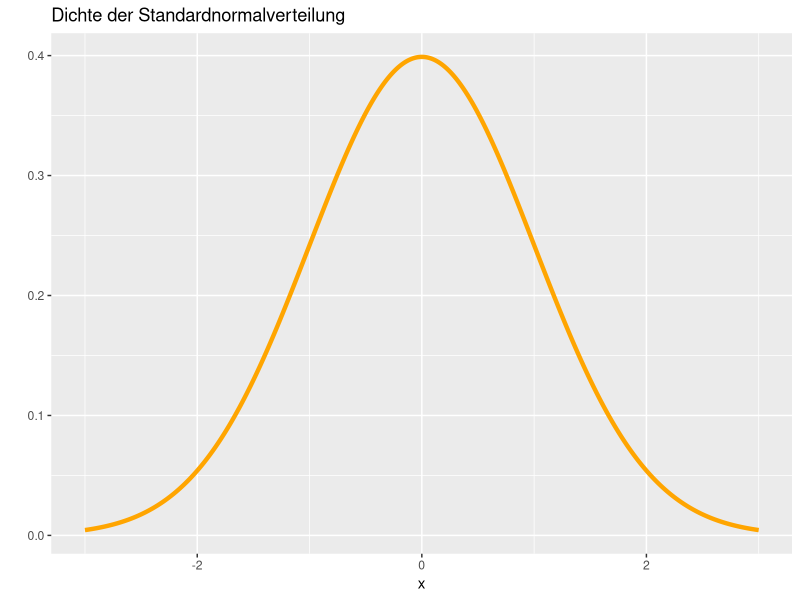
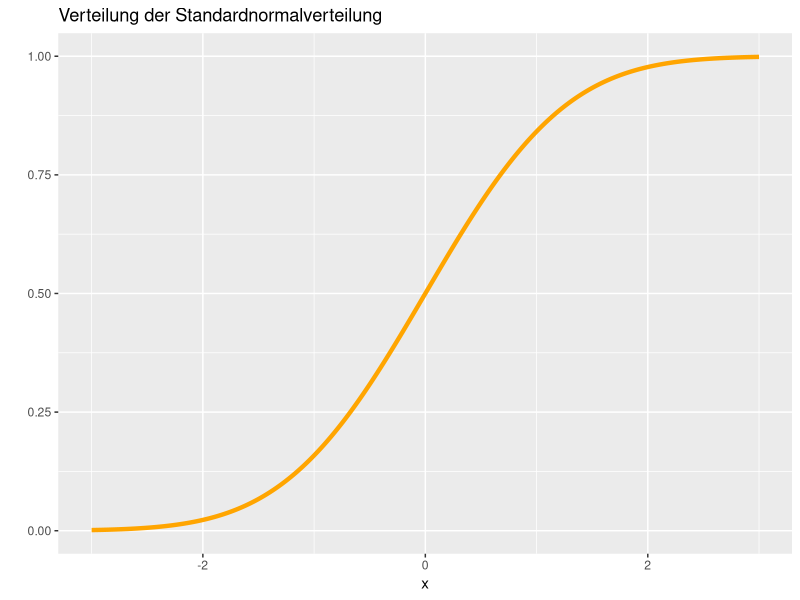
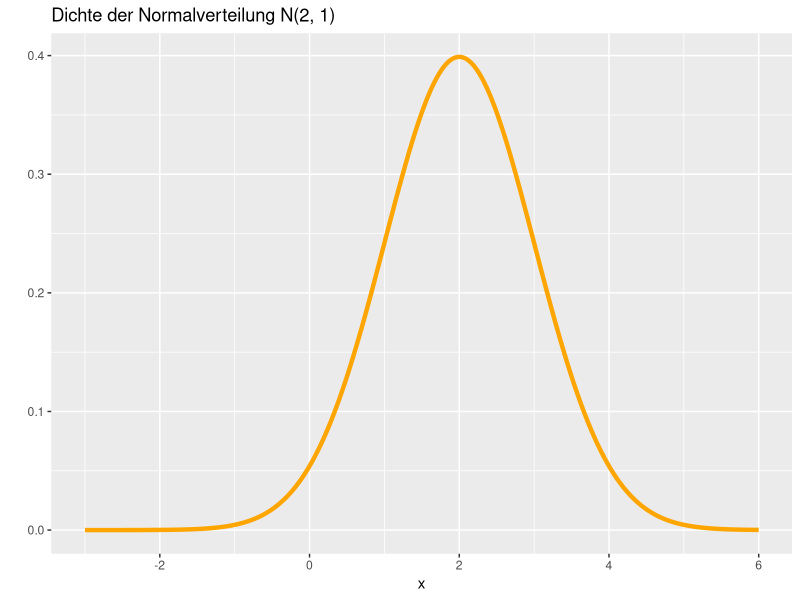
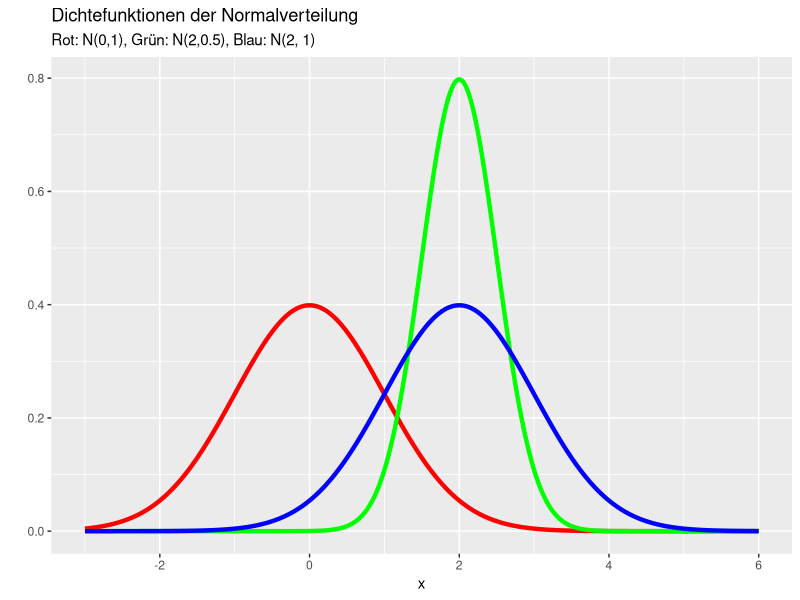
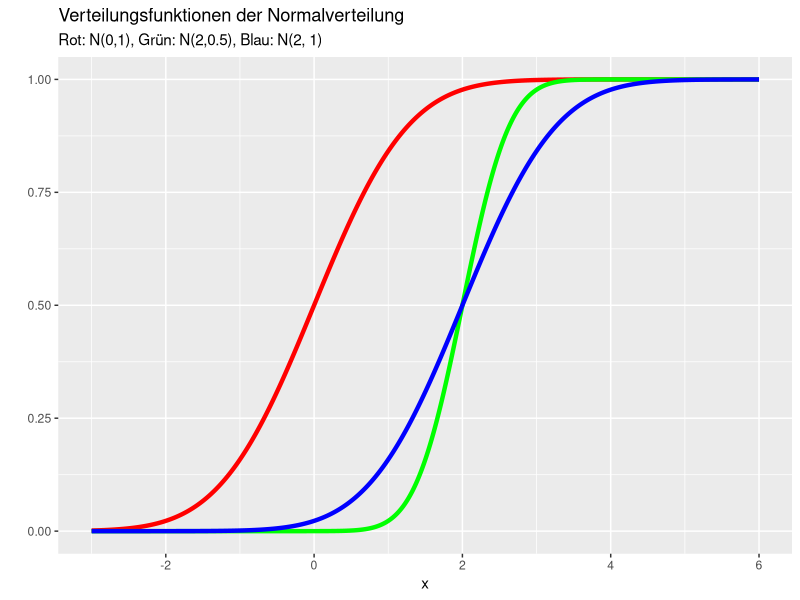
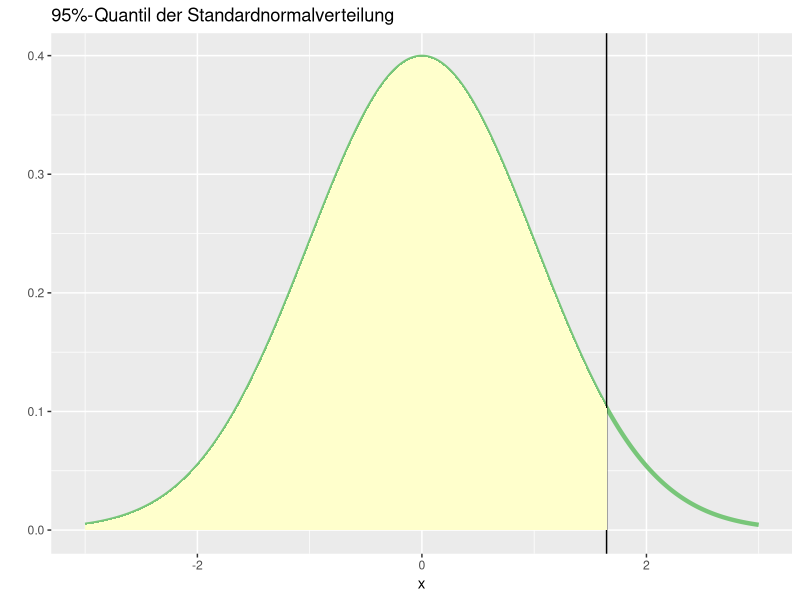
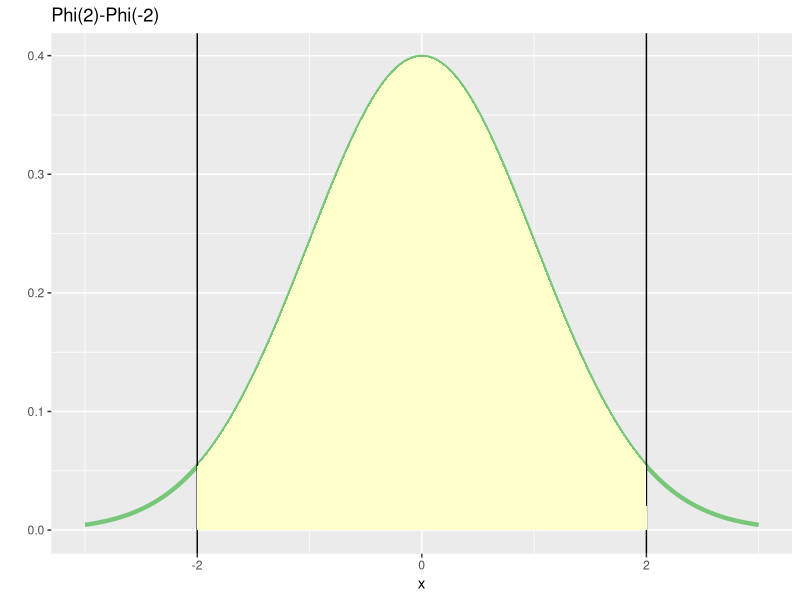
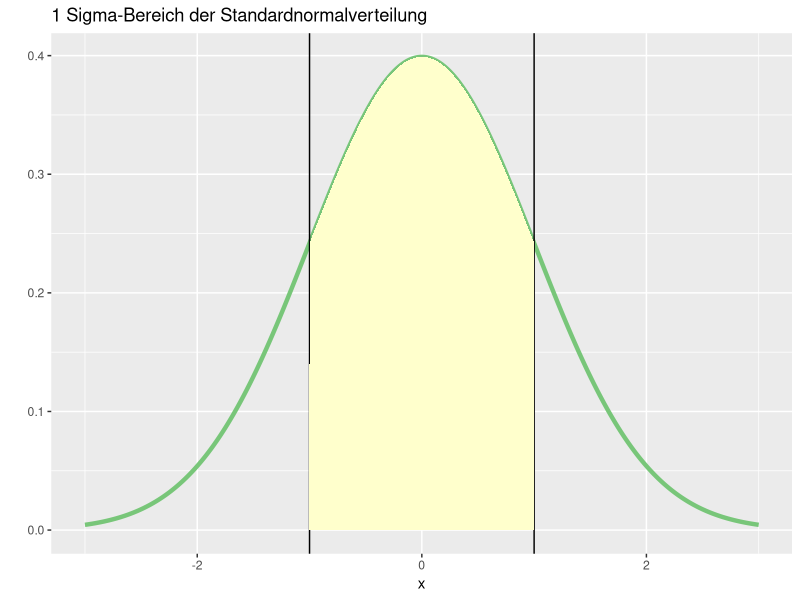

R code for these plots, in order:
## ---- chunk 1
knitr::opts_chunk$set(echo = TRUE)
library(tidyverse)
library(RColorBrewer)
myPalette <- brewer.pal(5, "YlGn")
# Ausgabe von double-Werte mit  zwei Stellen hinter dem Komma
## ---- chunk 2
xmin <- -3
daten <- tribble(
  ~x,
  xmin,
  -xmin
)

daten2 <- tribble(
  ~x,
  -3,
  6
)
## ---- chunk 3
stdGlocke <- ggplot(data = daten, aes(x)) +
  stat_function(fun = dnorm, n = 1001, args = list(mean = 0, sd = 1),
                colour="orange", size=1.5) +  
  labs(
    title="Dichte der Standardnormalverteilung",
    y=""
  ) 

stdGlocke

ggsave(filename="standardGlocke.png", plot=last_plot(), device="png",
       path="images/", width=16, height=9, units="cm")
## ---- chunk 4
stdV <- ggplot(data = daten, aes(x)) +
  stat_function(fun = pnorm, n = 1001, args = list(mean = 0, sd = 1),
                colour="orange", size=1.5) +  
  labs(
    title="Verteilung der Standardnormalverteilung",
    y=""
  ) 

stdV

ggsave(filename="standardV.png", plot=last_plot(), device="png",
       path="images/", width=16, height=9, units="cm")
## ---- chunk 5
ggplot(data = daten2, aes(x)) +
  stat_function(fun = dnorm, n = 1001, args = list(mean = 2, sd = 1),
                color="orange", size=1.5) +  
  labs(
    title="Dichte der Normalverteilung N(2, 1)",
    y=""
  ) 

ggsave(filename="gaussNormal.png", plot=last_plot(), device="png",
       path="images/", width=16, height=9, units="cm")
## ---- chunk 6
ggplot(data = daten2, aes(x)) +
  stat_function(fun = dnorm, n = 1001, args = list(mean = 0, sd = 1),
                color="red", size=1.5) +  
  stat_function(fun = dnorm, n = 1001, args = list(mean = 2, sd = 0.5),
                color="green", size=1.5) + 
  stat_function(fun = dnorm, n = 1001, args = list(mean = 2, sd = 1),
                color="blue", size=1.5) + 
  labs(
    title="Dichtefunktionen der Normalverteilung",
    subtitle="Rot: N(0,1), Grün: N(2,0.5), Blau: N(2, 1)",
    y=""
  ) 

ggsave(filename="gaussDensities.png", plot=last_plot(), device="png",
       path="images/", width=16, height=9, units="cm")
## ---- chunk 7
ggplot(data = daten2, aes(x)) +
  stat_function(fun = pnorm, n = 1001, args = list(mean = 0, sd = 1),
                color="red", size=1.5) +  
  stat_function(fun = pnorm, n = 1001, args = list(mean = 2, sd = 0.5),
                color="green", size=1.5) + 
  stat_function(fun = pnorm, n = 1001, args = list(mean = 2, sd = 1),
                color="blue", size=1.5) + 
  labs(
    title="Verteilungsfunktionen der Normalverteilung",
    subtitle="Rot: N(0,1), Grün: N(2,0.5), Blau: N(2, 1)",
    y=""
  ) 

ggsave(filename="gaussDistris.png", plot=last_plot(), device="png",
       path="images/", width=16, height=9, units="cm")
## ---- chunk 8
# Polygonwerte für den gefüllten Bereich
mu <- 0
sd <- 1
q <- 0.95

# Wie viele Punkte verwenden wir für die Glockenkurve
l <- 1000
# oberer x-Wert mit qnorm berechnen
ub <- qnorm(q)
pmin <- xmin
pmax <- ub

# x-Werte für das Polygon besetzen
px <- seq(pmin, pmax, length=l)*sd + mu
# Funktionswerte berechnen mit dnorm
py <- dnorm(px, mu, sd)

polygonValues <- tibble(px, py)

qDens <- ggplot() +
  stat_function(data = daten, aes(x), 
                fun = dnorm, n = 1001, args = list(mean = 0, sd = 1),
                colour=myPalette[3], size=1.5) +  
  geom_vline(xintercept=pmax) +
  labs(
    title="95%-Quantil der Standardnormalverteilung",
    y=""
  ) 

qDens +
    geom_area(data=polygonValues, mapping=aes(x=px, y = py),
              fill=myPalette[1])

ggsave(filename="95quantile.png", plot=last_plot(), device="png",
       path="images/", width=16, height=9, units="cm")
## ---- chunk 9
# Polygonwerte für den gefüllten Bereich
mu <- 0
sd <- 1

# Wie viele Punkte verwenden wir für die Glockenkurve
l <- 1000
# oberer x-Wert 
ub <- 2.0
pmin <- -ub
pmax <- ub

# x-Werte für das Polygon besetzen
px <- seq(pmin, pmax, length=l)*sd + mu
# Funktionswerte berechnen mit dnorm
py <- dnorm(px, mu, sd)

polygonValues <- tibble(px, py)

ksigma1Plot <- ggplot() +
  stat_function(data = daten, aes(x), 
                fun = dnorm, n = 1001, args = list(mean = 0, sd = 1),
                colour=myPalette[3], size=1.5) +  
  geom_vline(xintercept=pmax) +
  geom_vline(xintercept=pmin) +
  labs(
    title="Phi(2)-Phi(-2)",
    y=""
  ) 

ksigma1Plot +
    geom_area(data=polygonValues, mapping=aes(x=px, y = py),
              fill=myPalette[1])

ggsave(filename="normalArea2.png", plot=last_plot(), device="png",
       path="images/", width=16, height=9, units="cm")
## ---- chunk 10
# Polygonwerte für den gefüllten Bereich
mu <- 0
sd <- 1
k <- 1

# Wie viele Punkte verwenden wir für die Glockenkurve
l <- 1000
# oberer x-Wert 
ub <- mu + k*sd 
pmin <- -ub
pmax <- ub

# x-Werte für das Polygon besetzen
px <- seq(pmin, pmax, length=l)*sd + mu
# Funktionswerte berechnen mit dnorm
py <- dnorm(px, mu, sd)

polygonValues <- tibble(px, py)

ksigma2Plot <- ggplot() +
  stat_function(data = daten, aes(x), 
                fun = dnorm, n = 1001, args = list(mean = 0, sd = 1),
                colour=myPalette[3], size=1.5) +  
  geom_vline(xintercept=pmax) +
  geom_vline(xintercept=pmin) +
  labs(
    title= "1 Sigma-Bereich der Standardnormalverteilung",
    y=""
  ) 

ksigma2Plot +
    geom_area(data=polygonValues, mapping=aes(x=px, y = py),
              fill=myPalette[1])

ggsave(filename="ksigmaNormal.png", plot=last_plot(), device="png",
       path="images/", width=16, height=9, units="cm")
## ---- chunk 11
# Polygonwerte für den gefüllten Bereich
mu <- 0
sd <- 1
qu <- 0.975
ql <- 1.0-qu

# Wie viele Punkte verwenden wir für die Glockenkurve
l <- 1000
# Unterer und oberer x-Wert mit qnorm berechnen
ub <- qnorm(qu)
lb <- qnorm(ql)
pmin <- lb
pmax <- ub

# x-Werte für das Polygon besetzen
px <- seq(pmin, pmax, length=l)*sd + mu
# Funktionswerte berechnen mit dnorm
py <- dnorm(px, mu, sd)

polygonValues <- tibble(px, py)

PerPlot <- ggplot() +
  stat_function(data = daten, aes(x), 
                fun = dnorm, n = 1001, args = list(mean = 0, sd = 1),
                colour=myPalette[3], size=1.5) +  
  geom_vline(xintercept=pmax) +
  geom_vline(xintercept=pmin) +
  labs(
    title= "Standardnormalverteilung - 95% Konfidenzintervall",
    y=""
  ) 

PerPlot +
    geom_area(data=polygonValues, mapping=aes(x=px, y=py),
              fill=myPalette[1])

ggsave(filename="konfidenzNormal.png", plot=last_plot(), device="png",
       path="images/", width=16, height=9, units="cm")
